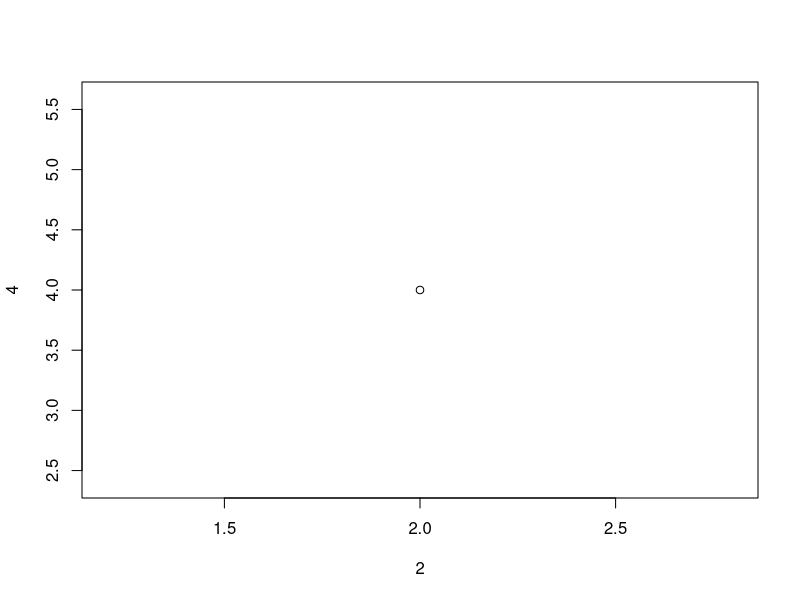
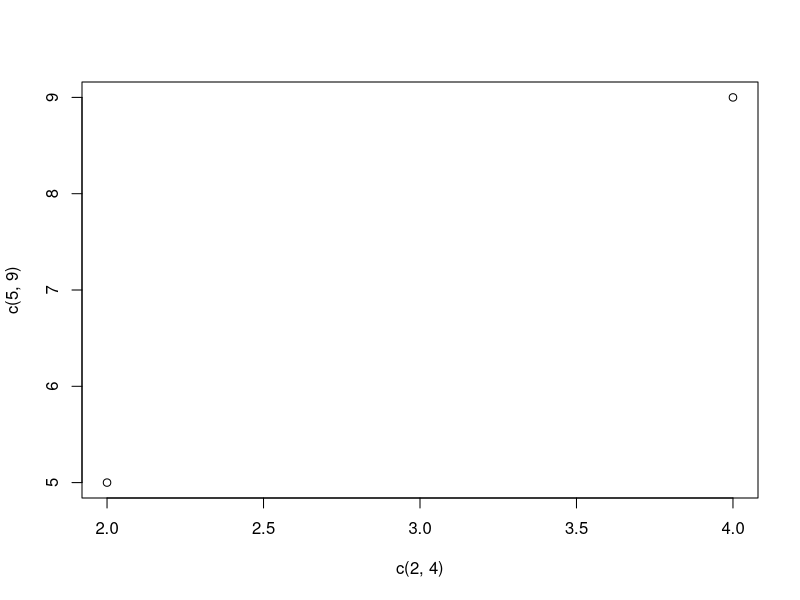
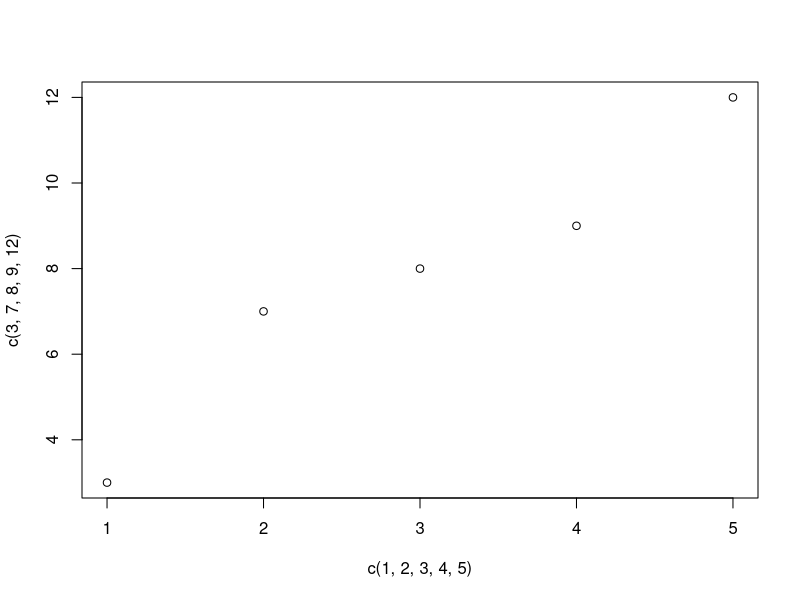
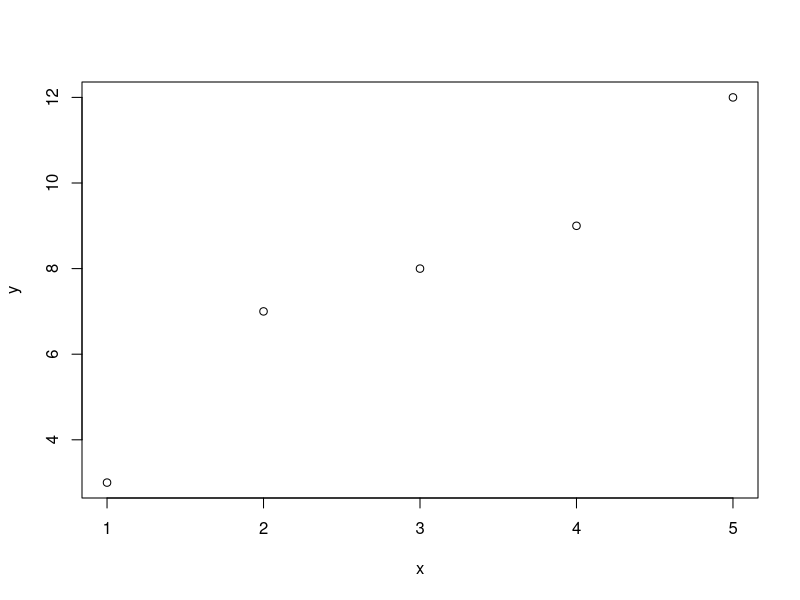
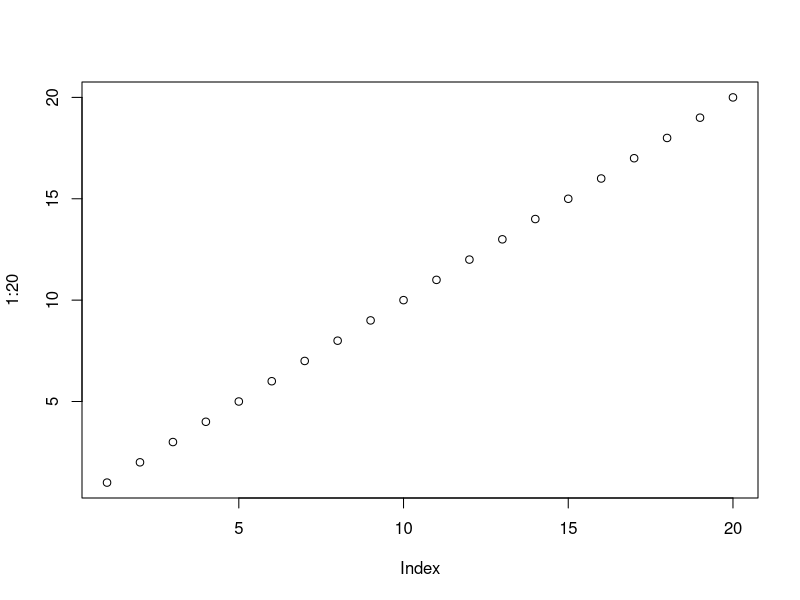
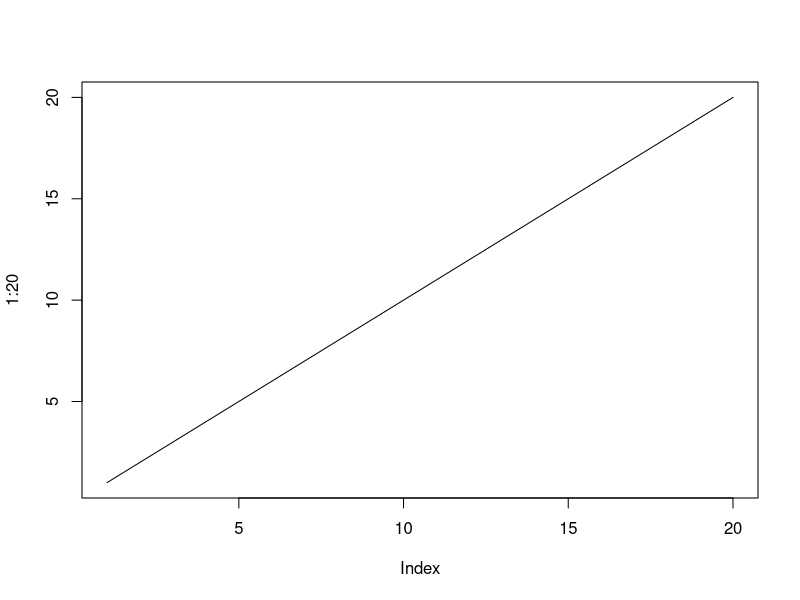
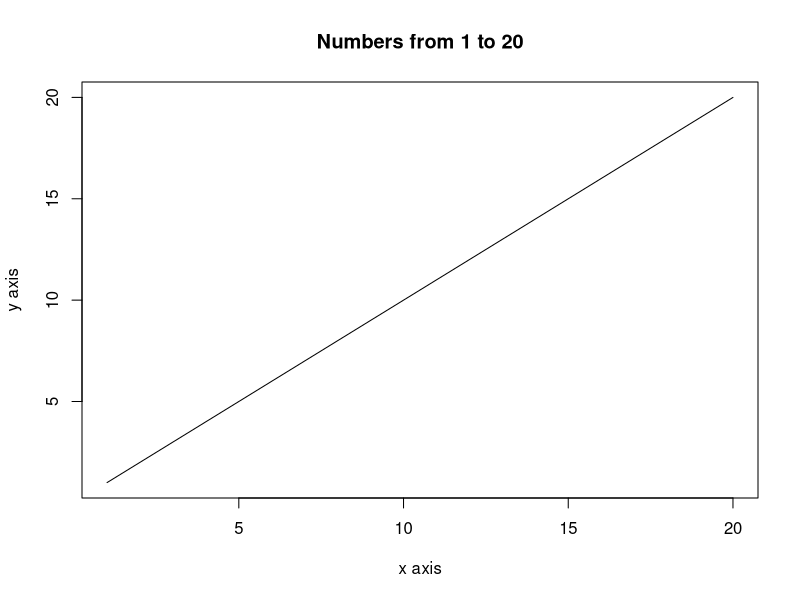
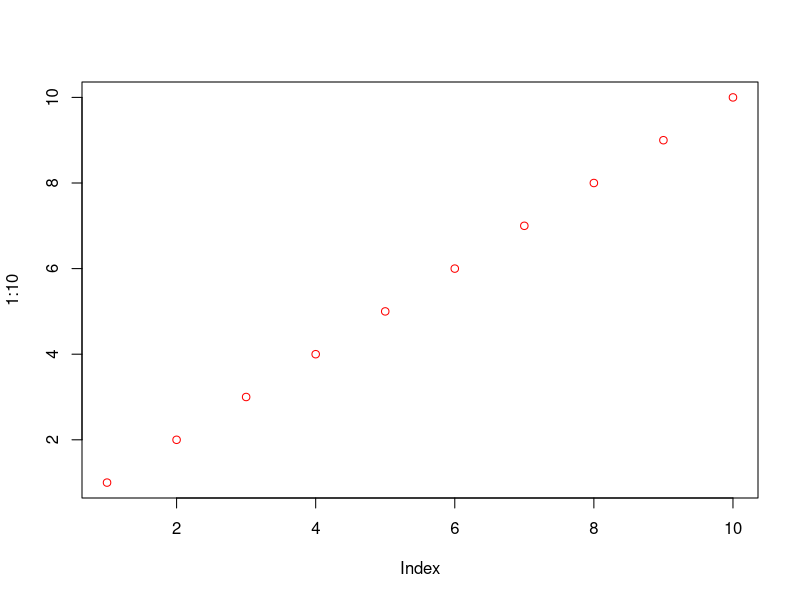

R code for these plots, in order:
##Plots in R

##plot() function can be used to draw diagrams.
plot(2,4)

##We can draw multiple points in a plot:
plot(c(2, 4), c(5, 9))

##Plotting multiple points
plot(c(1, 2, 3, 4, 5), c(3, 7, 8, 9, 12)) 

##We can also split values to make it more manageable.
x=c(1, 2, 3, 4, 5)
y=c(3, 7, 8, 9, 12)

plot(x, y)

##Plotting sequential points:
plot(1:20)

##Plotting a line:
plot(1:20, type="l")#The letter l for line

##We can also add labels and titles to our graphs:
plot(1:20, type="l", main="Numbers from 1 to 20", xlab="x axis", ylab="y axis")

##We can also add color to our graphs
plot(1:10, col="red")
plot(1:20, type="l", main="Numbers from 1 to 20", xlab="x axis", ylab="y axis", col="red")

##To change the sizes of points or lines:
plot(1:10, col="black", cex=2)
plot(1:20, main="Numbers from 1 to 20", xlab="x axis", ylab="y axis", col="red", cex=2)
#Cex denotes the size multiple. 2 is twice the normal, 0.5 is half the normal and so on.

##Point symbol.
#R's default point style is a hollow circle. We can
#change the value from 0 to 25 change point type with
#pch=.
plot(1:10, pch=2, cex=2)
plot(1:10, pch=20, cex=2)
plot(1:10, pch=14, cex=2)
#To see which code corresponds to which point visit:
  #https://www.w3schools.com/r/r_plot_pch2.png
